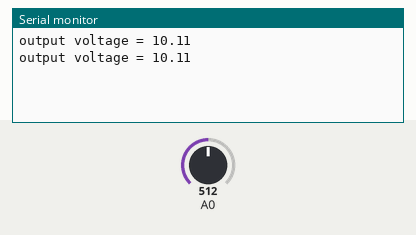
Simulated run of this sketch. Board: Arduino Uno, built with avr-gcc and run on an emulated ATmega328P. On the bench: the last lines printed to the serial monitor. The test bench sets the inputs (shaded band); at power-on: A0 = 512.

Above: at 1.8 s.
1.9 s: A0 set to 716
At 2.8 s:
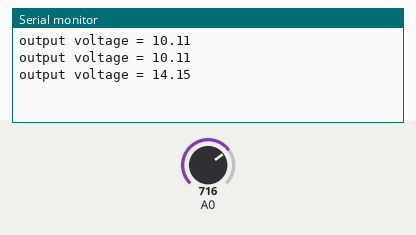
3.4 s: A0 set to 900
At 4.4 s:
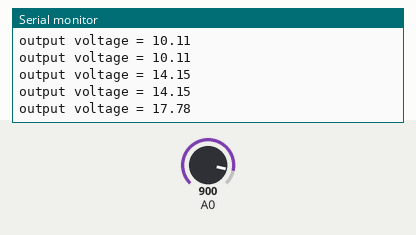
Timing chart, 0 to 6.4 s (numbered marks = the images above; inputs shaded):
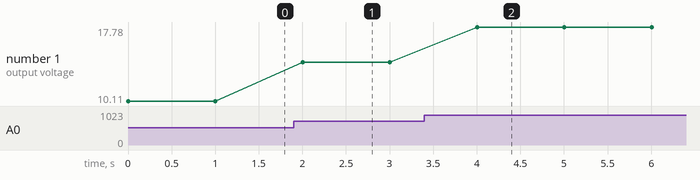

Measured:
- after the input at 1.9 s, the serial monitor: prints a new line after 0.10 s (image 1)
- after the input at 3.4 s, the serial monitor: prints a new line after 0.60 s (image 2)
- plotted number 1: 10.11 → 14.15 after the input at 1.9 s, 14.15 → 17.78 after the input at 3.4 s

The sketch:

measuring_more_than_5v.ino
```cpp
//Measuring DC voltage

float value;
float Vin;
void setup() {
  Serial.begin(9600);
  pinMode(A0, INPUT);
}

void loop() {
  value = analogRead(A0);
  value = (value*5)/1023;
  Vin = (1/0.2474)*value;
  Serial.print("output voltage = ");
  Serial.println(Vin);
  delay(1000);
}
```
